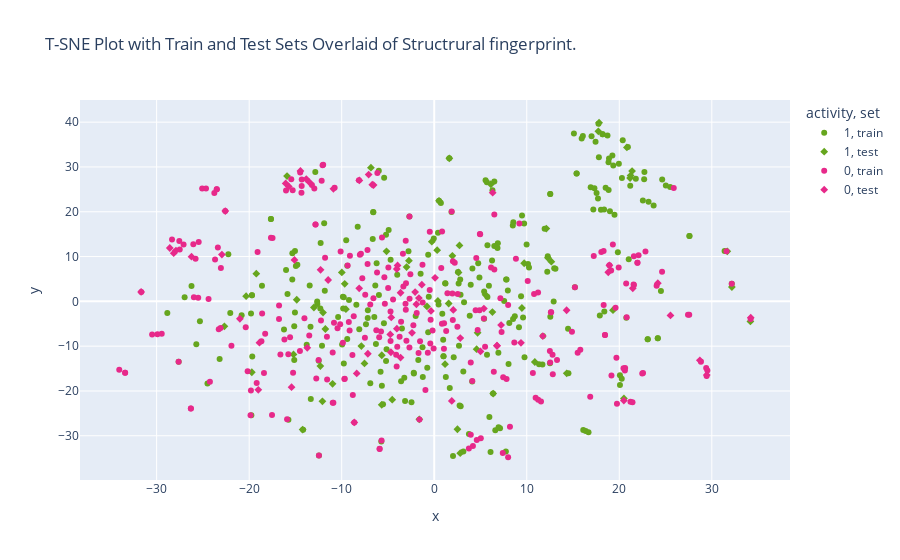

The notebook cell saved with this chart:
### Code cell
tsne_plot_activity_set(fingerprint_train_df, fingerprint_test_df, y_train_activities, y_test_activities, "Structrural")

### Figure 1 — Plotly figure (JSON) as saved in the notebook; plotly's stock layout.template omitted (floating-point values rounded to 4 significant figures; data arrays with more than 128 entries replaced by an {"elided": "..."} marker saying what was removed)
{"data": [{"hovertemplate": "activity=1<br>set=train<br>x=%{x}<br>y=%{y}<extra></extra>", "legendgroup": "1, train", "marker": {"color": "rgb(102,166,30)", "symbol": "circle"}, "mode": "markers", "name": "1, train", "orientation": "v", "showlegend": true, "type": "scatter", "x": {"elided": "254 float values"}, "xaxis": "x", "y": {"elided": "254 float values"}, "yaxis": "y"}, {"hovertemplate": "activity=1<br>set=test<br>x=%{x}<br>y=%{y}<extra></extra>", "legendgroup": "1, test", "marker": {"color": "rgb(102,166,30)", "symbol": "diamond"}, "mode": "markers", "name": "1, test", "orientation": "v", "showlegend": true, "type": "scatter", "x": [9.721, 5.548, 0.3954, -15.21, 17.74, 1.631, 6.12, -19.71, -10.99, -6.842, 34.17, -4.538, -15.91, -9.987, -19.23, -7.538, 17.82, -0.7851, 19.32, -7.878, -22.68, -5.676, -20.33, -1.611, 12.12, 2.509, 4.583, -9.544, -0.2589, 1.171, 1.563, -11.77, 20.5, 4.687, 6.289, 1.962, -2.986, -12.08, -5.667, -5.157, 21.17, -14.22, 2.809, 0.3166, -12.02, 9.476, -13.0, -12.31, -2.736, 2.73, 2.625, 6.372, 31.68, 0.519, 14.32, -9.674, -14.86, 21.22, 12.29, 32.17, 21.38, 10.87, 20.82, 12.66], "xaxis": "x", "y": [8.502, 1.457, 0.1013, -11.85, 37.96, 31.93, 26.15, -15.83, -18.4, 29.83, -4.487, -21.95, 27.96, 6.459, 6.18, -13.86, 39.87, -1.124, -1.958, -9.981, -5.565, -23.1, 1.161, -26.33, 16.25, -28.54, -10.67, -1.753, 13.33, -14.01, -0.4742, -6.169, -21.66, -7.004, -2.384, 10.16, 7.661, -22.3, -12.03, 11.17, 27.53, -28.61, -33.89, 11.44, -2.491, -1.477, -1.372, -14.45, 9.074, 12.49, 6.444, -20.58, 11.18, 22.44, -16.06, 3.924, 0.3562, 28.07, 9.717, 3.19, 29.08, -13.53, 34.37, 8.861], "yaxis": "y"}, {"hovertemplate": "activity=0<br>set=train<br>x=%{x}<br>y=%{y}<extra></extra>", "legendgroup": "0, train", "marker": {"color": "rgb(231,41,138)", "symbol": "circle"}, "mode": "markers", "name": "0, train", "orientation": "v", "showlegend": true, "type": "scatter", "x": {"elided": "259 float values"}, "xaxis": "x", "y": {"elided": "259 float values"}, "yaxis": "y"}, {"hovertemplate": "activity=0<br>set=test<br>x=%{x}<br>y=%{y}<extra></extra>", "legendgroup": "0, test", "marker": {"color": "rgb(231,41,138)", "symbol": "diamond"}, "mode": "markers", "name": "0, test", "orientation": "v", "showlegend": true, "type": "scatter", "x": [5.003, -13.48, 20.5, -1.339, 29.46, 6.784, -22.58, -15.11, -2.065, -8.107, 21.46, -13.72, -19.01, -6.696, -4.038, -15.72, -18.89, -27.92, 5.368, -28.15, 24.17, 2.06, -6.552, -16.06, -1.928, -15.42, -14.46, -3.639, -21.0, 14.31, 6.785, -26.23, -13.83, -4.681, -1.657, 1.898, -8.376, 0.08889, 6.317, 2.819, -11.46, -8.092, 18.81, -4.046, -8.642, -10.89, 18.93, 7.228, -4.645, -2.398, -12.28, -31.68, -7.173, -0.3521, 25.53, -28.58, 34.21, -3.962, 9.376, 11.74, -3.636, 28.71, -22.95, -7.087, -4.75], "xaxis": "x", "y": [-11.18, 26.57, -22.15, 3.715, -16.46, -9.906, 20.15, 9.26, 2.066, 2.906, 2.929, -10.36, -19.75, 26.04, -6.093, 25.64, -9.213, 11.33, -1.609, 10.76, 4.067, -1.902, 25.95, 26.32, -0.6409, -19.16, 29.11, -12.55, -3.876, -1.983, -9.908, 9.977, 27.29, -11.36, 0.73, -22.22, -16.07, 5.263, 24.27, -8.184, 4.768, 26.98, 6.499, 7.222, -27.02, 25.11, 8.042, -5.287, -3.587, -7.02, 7.031, 2.101, -11.7, -2.136, -3.137, 11.92, -3.64, 8.02, -9.26, -7.749, 1.92, -13.17, 10.44, 28.3, -7.378], "yaxis": "y"}], "layout": {"legend": {"title": {"text": "activity, set"}, "tracegroupgap": 0}, "title": {"text": "T-SNE Plot with Train and Test Sets Overlaid of Structrural fingerprint."}, "xaxis": {"anchor": "y", "domain": [0, 1], "title": {"text": "x"}}, "yaxis": {"anchor": "x", "domain": [0, 1], "title": {"text": "y"}}}}
